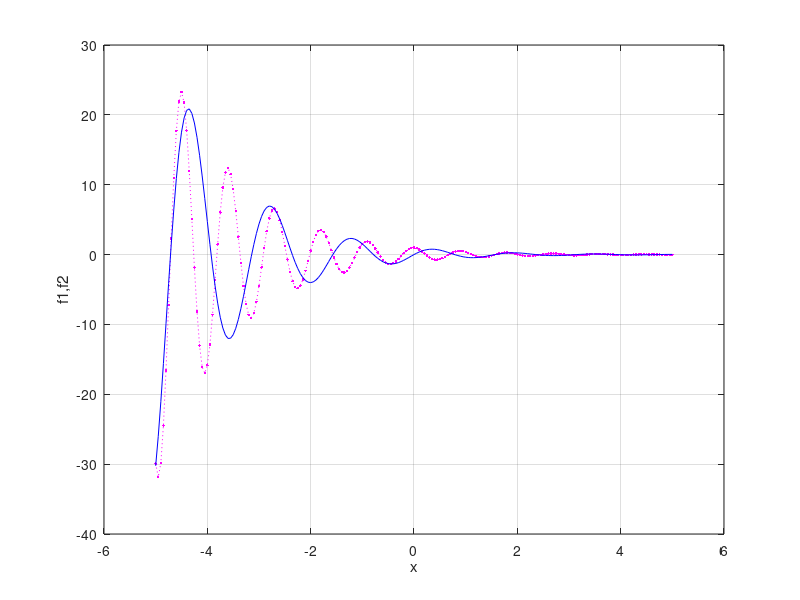

Here is the MATLAB script that generated this plot: (Note: this script raises an error after producing the figure.)
x=-5:0.05:5;
f1=exp(-0.7*x).*cos(7*x);
f2=exp(-0.7*x).*sin(4*x);
plot(x,f1,'m:.',x,f2,'b-');
xlabel('x');
ylabel('f1,f2');
grid ;
gtext('Graficul meu')
